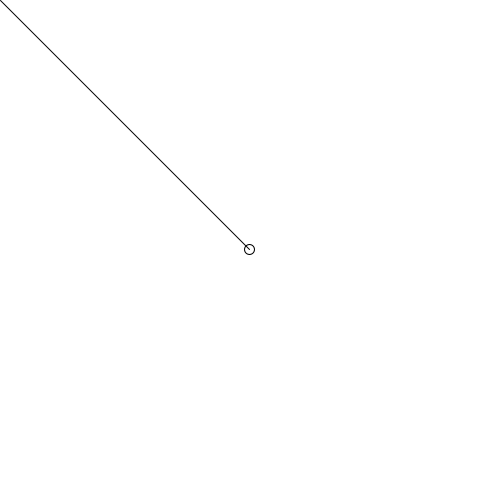
Frame 1 (no input)
Frame 60 (the mouse pressed at the canvas centre just before this capture): blank canvas, image omitted
Frame 120 (the mouse held since frame 60 and released just before this capture): blank canvas, image omitted

The Processing sketch that drew this single still picture (run headless with seeded random() and noise(); from frame 60 on, the mouse is pressed at the canvas centre):

// Processing sketch: springsystem
// ── springsystem.pde
Mover m;
PVector anchor;



void setup(){
size(500,500);
background(255);
m=new Mover();
}

void draw(){

  background(255);
  PVector anchor=new PVector(0,0);
  float mx=map(mouseX,0,width,-1,1);
  float my=map(mouseY,0,height,-1,1);
  m.applyForce(mx,my);
  m.update();
  m.show();
  println(mx,my);
  line(anchor.x,anchor.y,m.loc.x,m.loc.y);
}



class Mover{
PVector loc;
PVector vel;
PVector acc;
float size=10;
float m=1;

Mover(){
 loc=new PVector(width/2,height/2);
 vel=new PVector(0,0);
 acc=new PVector (random(-1,1),random(-1,1));

}


void applyForce(float a,float b){
PVector f;
f=new PVector(40,89);
acc=f.sub(loc);
acc.mult(0.001);

}

void update(){
vel.add(acc);
loc.add(vel);



}

void show(){
ellipse(loc.x,loc.y,size,size);
}

}
